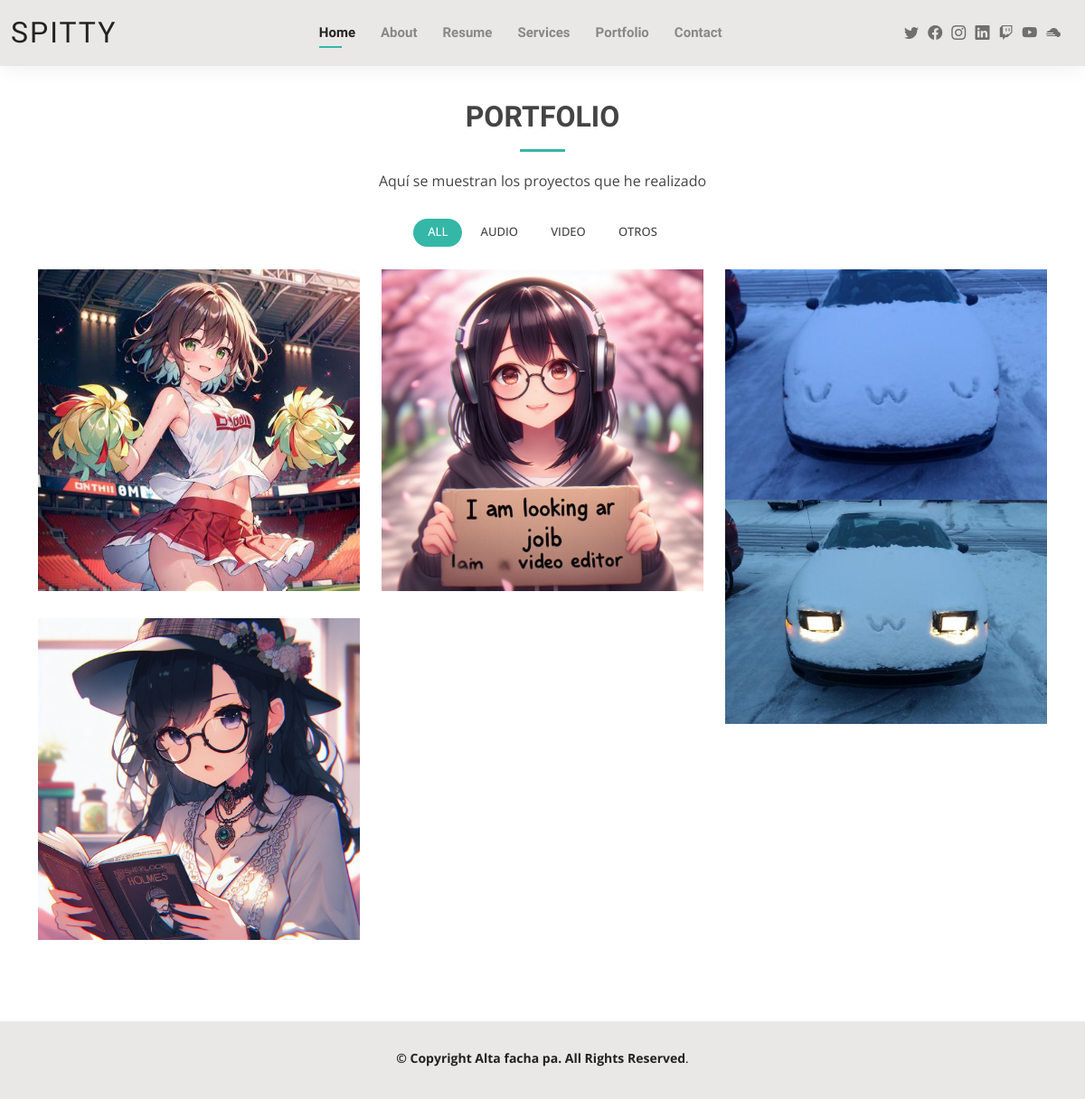
The page /portfolio/ on the database its author committed.
### core/models.py (models this page shows, shortened)
class SiteConfiguration(models.Model):
    site_name = models.CharField(_("Nombre Sitio"), max_length=100, default="SPITTER")
    footer_text = models.CharField(
        _("Copyright"),
        max_length=255,
        default="© Copyright Spitty. All Rights Reserved",
    )
    class Meta:
        verbose_name = _("Config")
        verbose_name_plural = _("Configs")

### portfolio/models.py (models this page shows, shortened)
class PortfolioDesc(models.Model):
    tittle_section = models.CharField(
        _("Título de Sección"), max_length=100, default="Portfolio"
    )
    desc_section = models.TextField(
        _("Descripción de Sección"), default="Magnam dolores commodi suscipit..."
    )
    class Meta:
        verbose_name = _("Descripcion de Portafolio")
        verbose_name_plural = _("Descripciones de Portafolio")

class PortfolioItem(models.Model):
    CATEGORY_CHOICES = [("Audio", "Audio"), ("Video", "Video"), ("Otros", "Otros")]
    title = models.CharField(_("Titulo del Proyecto"), max_length=100)
    category = models.CharField(
        _("Tipo de Filtro"), max_length=50, choices=CATEGORY_CHOICES
    )
    description = models.TextField(_("Descripcion del Proyecto"))
    image1 = models.ImageField(
        _("Imagen 1"), upload_to="portfolio/", validators=[validate_image_size]
    )
    image2 = models.ImageField(
        _("Imagen 2"),
        upload_to="portfolio/",
        blank=True,
        null=True,
        validators=[validate_image_size],
    )
    image3 = models.ImageField(
        _("Imagen 3"),
        upload_to="portfolio/",
        blank=True,
        null=True,
        validators=[validate_image_size],
    )
    client = models.CharField(_("Cliente"), max_length=100)
    project_date = models.DateField(_("Fecha"))
    project_url = models.URLField(_("Link"), blank=True, null=True)

### portfolio/views.py (the view)
# urls.py: path("portfolio/", portfolio_views.portfolio, name="portfolio"),
@xframe_options_sameorigin
def portfolio(request):
    items = PortfolioItem.objects.all()
    portfolio_desc = PortfolioDesc.objects.last()
    return render(
        request,
        "portfolio/portfolio.html",
        {"items": items, "portfolio_desc": portfolio_desc},
    )

### core/views.py (called while the page is built)
def site_configuration(request):
    try:
        site_config = SiteConfiguration.objects.get()
    except SiteConfiguration.DoesNotExist:
        site_config = None
    return {"site_config": site_config}

def social_links(request):
    try:
        links = SocialLinks.objects.first()
    except SocialLinks.DoesNotExist:
        links = None
    return {"social_links": links}

### templates/portfolio/portfolio.html (shortened to what this page needs)
{% extends 'core/base.html' %}
{% load static %}
{% block content %}
<main id="main">
    <section id="portfolio" class="portfolio">
        <div class="container" data-aos="fade-up">
            <div class="section-title">
                <h2>{{ portfolio_desc.tittle_section }}</h2>
                <p>{{ portfolio_desc.desc_section  }}</p>
            </div>
            <div class="row" data-aos="fade-up" data-aos-delay="100">
                <div class="col-lg-12 d-flex justify-content-center">
                  <ul id="portfolio-flters">
                    <li data-filter="*" class="filter-active">All</li>
                    <li data-filter=".filter-audio">Audio</li>
                    <li data-filter=".filter-video">Video</li>
                    <li data-filter=".filter-otros">Otros</li>
                  </ul>
                </div>
            </div>
            <div class="row portfolio-container" data-aos="fade-up" data-aos-delay="200">
                {% for item in items %}
                <div class="col-lg-4 col-md-6 portfolio-item filter-{{ item.category|lower }}">
                    <div class="portfolio-wrap">
                        <img src="{{ item.image1.url }}" class="img-fluid" alt="">
                    </div>
                </div>
                {% endfor %}
            </div>
        </div>
    </section>
</main>
{% endblock content %}

### templates/core/base.html (shortened to what this page needs)
{% load static %}
<!DOCTYPE html>
<html lang="es">
<head>
    <link href= {% static "core/vendor/aos/aos.css" %}  rel="stylesheet">
    <link href= {% static "core/vendor/bootstrap/css/bootstrap.min.css" %} rel="stylesheet">
    <link href= {% static "core/vendor/bootstrap-icons/bootstrap-icons.css" %} rel="stylesheet">
    <link href= {% static "core/vendor/boxicons/css/boxicons.min.css" %} rel="stylesheet">
    <link href= {% static "core/vendor/glightbox/css/glightbox.min.css" %} rel="stylesheet">
    <link href= {% static "core/vendor/swiper/swiper-bundle.min.css" %} rel="stylesheet">
    <link href= {% static "core/css/style.css" %} rel="stylesheet">
</head>
<body>
  {% block header %}
  <header id="header" class="fixed-top">
    <div class="container-fluid d-flex justify-content-between align-items-center">
      {% if site_config %}
        <h1 class="logo me-auto me-lg-0"><a href="{{ social_links.link_social }}" target="_blank">{{ site_config.site_name }}</a></h1>
      {% endif %}
      <nav id="navbar" class="navbar order-last order-lg-0">
        <ul>
          <li><a class="active" href={% url "home" %}>Home</a></li>
          <li><a href={% url "about" %}>About</a></li>
          <li><a href={% url "resume" %}>Resume</a></li>
          <li><a href={% url "services" %}>Services</a></li>
          <li><a href={% url "portfolio" %}>Portfolio</a></li>
          <li><a href={% url "contact" %}>Contact</a></li>
        </ul>
      </nav>
      <div class="header-social-links">
        <a href="{{ social_links.link_x }}" target="_blank" class="twitter"><i class="bi bi-twitter"></i></a>
        <a href="{{ social_links.link_fb }}" target="_blank" class="facebook"><i class="bi bi-facebook"></i></a>
        <a href="{{ social_links.link_ig }}" target="_blank" class="instagram"><i class="bi bi-instagram"></i></a>
        <a href="{{ social_links.link_in }}" target="_blank" class="linkedin"><i class="bi bi-linkedin"></i></i></a>
        <a href="{{ social_links.link_tw }}" target="_blank" class="twitch"><i class="bi bi-twitch"></i></i></a>
        <a href="{{ social_links.link_yt }}" target="_blank" class="youtube"><i class="bi bi-youtube"></i></i></a>
        <a href="{{ social_links.link_sc }}" target="_blank" class="cloud-fog2-fill"><i class="bi bi-cloud-fog2-fill"></i></i></a>
      </div>
    </div>
  </header>
  {% endblock header %}
  {% block content %}
  {% endblock content %}
  {% block footer %}
  <footer id="footer">
    <div class="container">
      <div class="copyright">
        <strong><span>{{ site_config.footer_text }}</span></strong>.
      </div>
      <div class="credits">
      </div>
    </div>
  </footer>
  {% endblock footer %}
  </body>
</html>

### static/core/css/style.css (style rules this page uses)
body { font-family: "Open Sans", sans-serif; color: #444444; }
a { color: #34b7a7; text-decoration: none; }
h1, h2, h3, h4, h5, h6 { font-family: "Raleway", sans-serif; }
#main { margin-top: 50px; }
#header { background: #e9e8e6; box-shadow: 0px 0px 25px 0 rgba(0, 0, 0, 0.08); z-index: 997; padding: 15px 0; }
#header .logo { font-size: 32px; margin: 0; padding: 0; line-height: 1; font-weight: 400; letter-spacing: 2px; text-transform: uppercase; }
#header .logo a { color: #222222; }
.header-social-links { padding-right: 15px; }
.header-social-links a { color: #6f6f6f; padding-left: 6px; display: inline-block; line-height: 0px; transition: 0.3s; font-size: 16px; }
.navbar { padding: 0; }
.navbar ul { margin: 0; padding: 0; display: flex; list-style: none; align-items: center; }
.navbar li { position: relative; padding: 10px 0 10px 28px; }
.navbar a, .navbar a:focus { display: flex; align-items: center; justify-content: space-between; font-family: "Raleway", sans-serif; font-size: 15px; font-weight: 600; color: #888888; white-space: nowrap; transition: 0.3s; position: relative; }
.navbar>ul>li>a:before { content: ""; position: absolute; width: 0; height: 2px; bottom: -5px; left: 0; background-color: #34b7a7; visibility: hidden; width: 0px; transition: all 0.3s ease-in-out 0s; }
.navbar a:hover:before, .navbar li:hover>a:before, .navbar .active:before { visibility: visible; width: 25px; }
.navbar a:hover, .navbar .active, .navbar .active:focus, .navbar li:hover>a { color: #222222; }
section { padding: 60px 0; }
.section-title { text-align: center; padding-bottom: 30px; }
.section-title h2 { font-size: 32px; font-weight: bold; text-transform: uppercase; margin-bottom: 20px; padding-bottom: 20px; position: relative; }
.section-title h2::after { content: ""; position: absolute; display: block; width: 50px; height: 3px; background: #34b7a7; bottom: 0; left: calc(50% - 25px); }
.section-title p { margin-bottom: 0; }
.portfolio .portfolio-item { margin-bottom: 30px; }
.portfolio #portfolio-flters { padding: 0; margin: 0 auto 20px auto; list-style: none; text-align: center; }
.portfolio #portfolio-flters li { cursor: pointer; display: inline-block; padding: 8px 16px 10px 16px; font-size: 13px; font-weight: 500; line-height: 1; text-transform: uppercase; color: #444444; margin-bottom: 5px; transition: all 0.3s ease-in-out; border-radius: 50px; }
.portfolio #portfolio-flters li:hover, .portfolio #portfolio-flters li.filter-active { color: #fff; background: #34b7a7; }
.portfolio #portfolio-flters li:last-child { margin-right: 0; }
.portfolio .portfolio-wrap { transition: 0.3s; position: relative; overflow: hidden; z-index: 1; background: rgba(34, 34, 34, 0.6); }
.portfolio .portfolio-wrap::before { content: ""; background: rgba(34, 34, 34, 0.6); position: absolute; left: 0; right: 0; top: 0; bottom: 0; transition: all ease-in-out 0.3s; z-index: 2; opacity: 0; }
.portfolio .portfolio-wrap img { transition: all ease-in-out 0.3s; }
#footer { background: #e9e8e6; padding: 30px 0; color: #222222; font-size: 14px; text-align: center; }
#footer .credits { padding-top: 5px; font-size: 13px; }

### rows shown on the page
SiteConfiguration: site_name "SPITTY", footer_text "© Copyright Alta facha pa. All Rights Reserved"
PortfolioDesc: tittle_section "PORTFOLIO", desc_section "Aquí se muestran los proyectos que he realizado"
PortfolioItem: image1 (picture)
PortfolioItem: image1 (picture)
PortfolioItem: image1 (picture)
PortfolioItem: image1 (picture)
